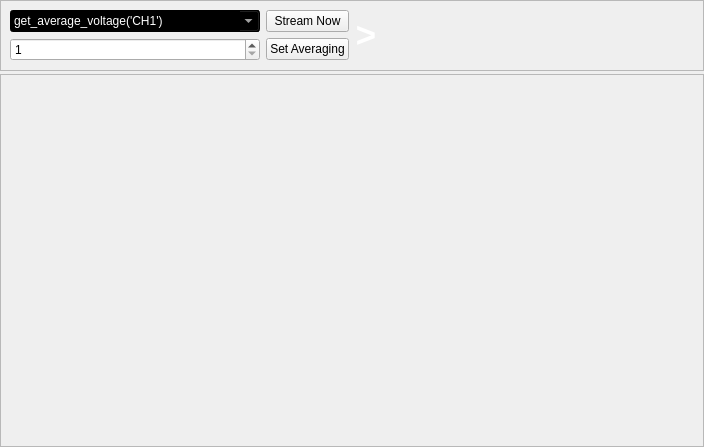
<?xml version="1.0" encoding="UTF-8"?>
<ui version="4.0">
    <class>MainWindow</class>
    <widget class="QMainWindow" name="MainWindow">
        <property name="geometry">
            <rect>
                <x>0</x>
                <y>0</y>
                <width>704</width>
                <height>447</height>
            </rect>
        </property>
        <property name="minimumSize">
            <size>
                <width>300</width>
                <height>0</height>
            </size>
        </property>
        <property name="mouseTracking">
            <bool>false</bool>
        </property>
        <property name="windowTitle">
            <string>Data Streaming Utility</string>
        </property>
        <property name="windowIcon">
            <iconset>
                <normaloff>../../../../../usr/share/pixmaps/cubeview48.png</normaloff>
                ../../../../../usr/share/pixmaps/cubeview48.png
            </iconset>
        </property>
        <property name="windowOpacity">
            <double>1.000000000000000</double>
        </property>
        <property name="toolTip">
            <string/>
        </property>
        <property name="autoFillBackground">
            <bool>false</bool>
        </property>
        <property name="toolButtonStyle">
            <enum>Qt::ToolButtonIconOnly</enum>
        </property>
        <property name="tabShape">
            <enum>QTabWidget::Rounded</enum>
        </property>
        <widget class="QWidget" name="centralwidget">
            <property name="layoutDirection">
                <enum>Qt::LeftToRight</enum>
            </property>
            <layout class="QVBoxLayout" name="verticalLayout_2">
                <property name="spacing">
                    <number>3</number>
                </property>
                <property name="margin">
                    <number>0</number>
                </property>
                <item>
                    <widget class="QFrame" name="frame">
                        <property name="sizePolicy">
                            <sizepolicy hsizetype="Preferred" vsizetype="Preferred">
                                <horstretch>0</horstretch>
                                <verstretch>0</verstretch>
                            </sizepolicy>
                        </property>
                        <property name="frameShape">
                            <enum>QFrame::StyledPanel</enum>
                        </property>
                        <property name="frameShadow">
                            <enum>QFrame::Raised</enum>
                        </property>
                        <layout class="QGridLayout" name="gridLayout">
                            <item row="1" column="0">
                                <widget class="QSpinBox" name="averageCount">
                                    <property name="sizePolicy">
                                        <sizepolicy hsizetype="Preferred" vsizetype="Fixed">
                                            <horstretch>0</horstretch>
                                            <verstretch>0</verstretch>
                                        </sizepolicy>
                                    </property>
                                    <property name="minimum">
                                        <number>1</number>
                                    </property>
                                    <property name="maximum">
                                        <number>501</number>
                                    </property>
                                </widget>
                            </item>
                            <item row="0" column="1">
                                <widget class="QPushButton" name="pushButton">
                                    <property name="sizePolicy">
                                        <sizepolicy hsizetype="Preferred" vsizetype="Fixed">
                                            <horstretch>0</horstretch>
                                            <verstretch>0</verstretch>
                                        </sizepolicy>
                                    </property>
                                    <property name="text">
                                        <string>Stream Now</string>
                                    </property>
                                </widget>
                            </item>
                            <item row="1" column="1">
                                <widget class="QPushButton" name="pushButton_2">
                                    <property name="sizePolicy">
                                        <sizepolicy hsizetype="Maximum" vsizetype="Fixed">
                                            <horstretch>0</horstretch>
                                            <verstretch>0</verstretch>
                                        </sizepolicy>
                                    </property>
                                    <property name="text">
                                        <string>Set Averaging</string>
                                    </property>
                                </widget>
                            </item>
                            <item row="0" column="0">
                                <widget class="QComboBox" name="cmdlist">
                                    <property name="sizePolicy">
                                        <sizepolicy hsizetype="Maximum" vsizetype="Fixed">
                                            <horstretch>0</horstretch>
                                            <verstretch>0</verstretch>
                                        </sizepolicy>
                                    </property>
                                    <property name="minimumSize">
                                        <size>
                                            <width>250</width>
                                            <height>0</height>
                                        </size>
                                    </property>
                                    <property name="styleSheet">
                                        <string notr="true">background-color: rgb(0, 0, 0);
                                            color: rgb(255, 255, 255);
                                        </string>
                                    </property>
                                    <property name="editable">
                                        <bool>true</bool>
                                    </property>
                                    <item>
                                        <property name="text">
                                            <string>get_average_voltage('CH1')</string>
                                        </property>
                                    </item>
                                    <item>
                                        <property name="text">
                                            <string>get_freq('Fin')</string>
                                        </property>
                                    </item>
                                    <item>
                                        <property name="text">
                                            <string>get_high_freq('Fin')</string>
                                        </property>
                                    </item>
                                    <item>
                                        <property name="text">
                                            <string>DutyCycle('ID1')[1]</string>
                                        </property>
                                    </item>
                                    <item>
                                        <property name="text">
                                            <string>MeasureInterval('ID1','ID2','rising','rising')</string>
                                        </property>
                                    </item>
                                </widget>
                            </item>
                            <item row="0" column="2" rowspan="2">
                                <widget class="QLabel" name="msg">
                                    <property name="sizePolicy">
                                        <sizepolicy hsizetype="Preferred" vsizetype="Maximum">
                                            <horstretch>0</horstretch>
                                            <verstretch>0</verstretch>
                                        </sizepolicy>
                                    </property>
                                    <property name="baseSize">
                                        <size>
                                            <width>0</width>
                                            <height>17</height>
                                        </size>
                                    </property>
                                    <property name="font">
                                        <font>
                                            <pointsize>26</pointsize>
                                            <weight>75</weight>
                                            <italic>true</italic>
                                            <bold>true</bold>
                                        </font>
                                    </property>
                                    <property name="styleSheet">
                                        <string notr="true">color: rgb(255, 255, 255);</string>
                                    </property>
                                    <property name="text">
                                        <string>&gt;</string>
                                    </property>
                                    <property name="alignment">
                                        <set>Qt::AlignLeading|Qt::AlignLeft|Qt::AlignTop</set>
                                    </property>
                                    <property name="wordWrap">
                                        <bool>true</bool>
                                    </property>
                                </widget>
                            </item>
                        </layout>
                    </widget>
                </item>
                <item>
                    <widget class="QFrame" name="plot_area_frame">
                        <property name="sizePolicy">
                            <sizepolicy hsizetype="Preferred" vsizetype="MinimumExpanding">
                                <horstretch>0</horstretch>
                                <verstretch>0</verstretch>
                            </sizepolicy>
                        </property>
                        <property name="frameShape">
                            <enum>QFrame::StyledPanel</enum>
                        </property>
                        <property name="frameShadow">
                            <enum>QFrame::Raised</enum>
                        </property>
                        <layout class="QVBoxLayout" name="plot_area">
                            <property name="spacing">
                                <number>2</number>
                            </property>
                            <property name="margin">
                                <number>0</number>
                            </property>
                        </layout>
                    </widget>
                </item>
            </layout>
        </widget>
        <widget class="QMenuBar" name="menubar">
            <property name="geometry">
                <rect>
                    <x>0</x>
                    <y>0</y>
                    <width>704</width>
                    <height>25</height>
                </rect>
            </property>
        </widget>
        <action name="actionSave_as">
            <property name="text">
                <string>Save as</string>
            </property>
        </action>
    </widget>
    <resources/>
    <connections>
        <connection>
            <sender>pushButton</sender>
            <signal>clicked()</signal>
            <receiver>MainWindow</receiver>
            <slot>stream()</slot>
            <hints>
                <hint type="sourcelabel">
                    <x>717</x>
                    <y>55</y>
                </hint>
                <hint type="destinationlabel">
                    <x>642</x>
                    <y>38</y>
                </hint>
            </hints>
        </connection>
        <connection>
            <sender>pushButton_2</sender>
            <signal>clicked()</signal>
            <receiver>MainWindow</receiver>
            <slot>setAveraging()</slot>
            <hints>
                <hint type="sourcelabel">
                    <x>674</x>
                    <y>89</y>
                </hint>
                <hint type="destinationlabel">
                    <x>624</x>
                    <y>110</y>
                </hint>
            </hints>
        </connection>
    </connections>
    <slots>
        <slot>dump_to_file()</slot>
        <slot>byebye()</slot>
        <slot>stream()</slot>
        <slot>setAveraging()</slot>
    </slots>
</ui>
